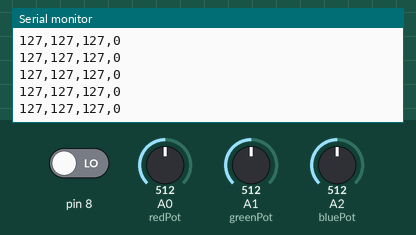
Recording of a sketch running on a simulated Arduino Uno, built with avr-gcc and run on an emulated ATmega328P. On the bench: the last lines printed to the serial monitor. The test bench sets the inputs (shaded band); at power-on: A0 (redPot) = 512, A1 (greenPot) = 512, A2 (bluePot) = 512, pin 8 LOW.

Above: at 1.2 s.
1.3 s: A0 (redPot) set to 716
At 1.49 s:
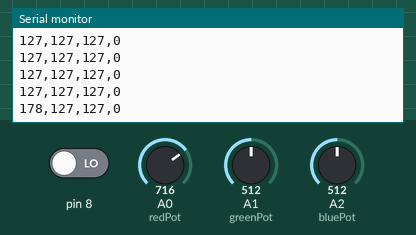
2.8 s: A1 (greenPot) set to 716
At 2.85 s:
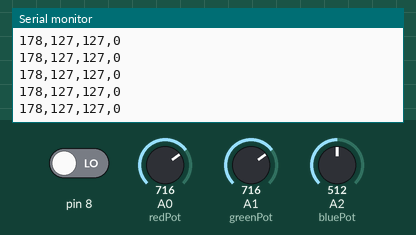
4.3 s: A2 (bluePot) set to 716
At 4.36 s:
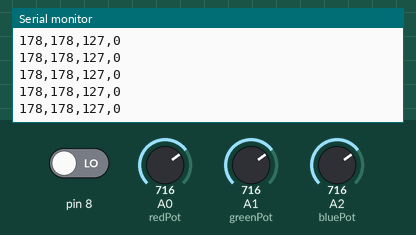
5.8 s: pin 8 driven HIGH
At 6.02 s:
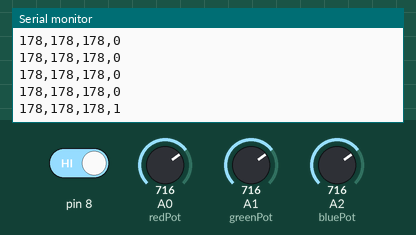
7.3 s: A0 (redPot) set to 900
At 7.38 s:
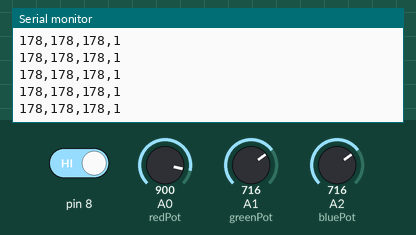
8.8 s: A1 (greenPot) set to 900
At 8.89 s:
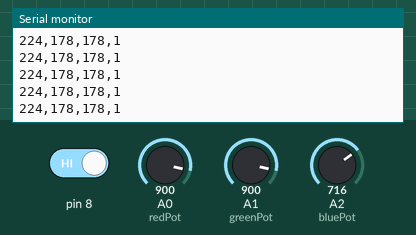
Timing chart, 0 to 11.3 s (numbered marks = the images above; inputs shaded):
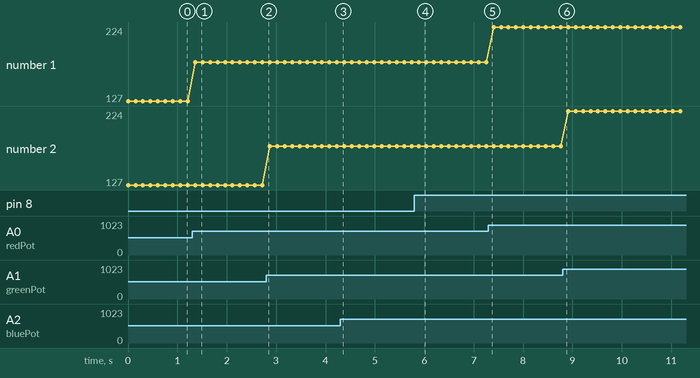

Measured:
- after the input at 1.3 s, the serial monitor: prints a new line after 0.06 s (image 1)
- after the input at 5.8 s, the serial monitor: prints a new line after 0.09 s (image 4)
- plotted number 1: 127 → 178 after the input at 1.3 s, 178 → 224 after the input at 7.3 s

The sketch:

Main_Code.ino
```cpp
int redPot = A0;
int greenPot = A1;
int bluePot = A2;

int mode = 0;

void setup() {
  Serial.begin(9600);

  pinMode(redPot, INPUT);
  pinMode(greenPot, INPUT);
  pinMode(bluePot, INPUT);

  pinMode(8, INPUT);
  pinMode(10, INPUT_PULLUP);

}

void loop() {
  int red = map(analogRead(redPot), 0, 1023, 0, 255);
  int green = map(analogRead(greenPot), 0, 1023, 0, 255);
  int blue = map(analogRead(bluePot), 0, 1023, 0, 255);

  if(digitalRead(8) == HIGH){
    mode = 1;
  } else {
    mode = 0;
  }

  Serial.print(red);
  Serial.print(",");
  Serial.print(green);
  Serial.print(",");
  Serial.print(blue);
  Serial.print(",");
  Serial.println(mode);
  delay(150);
}
```
